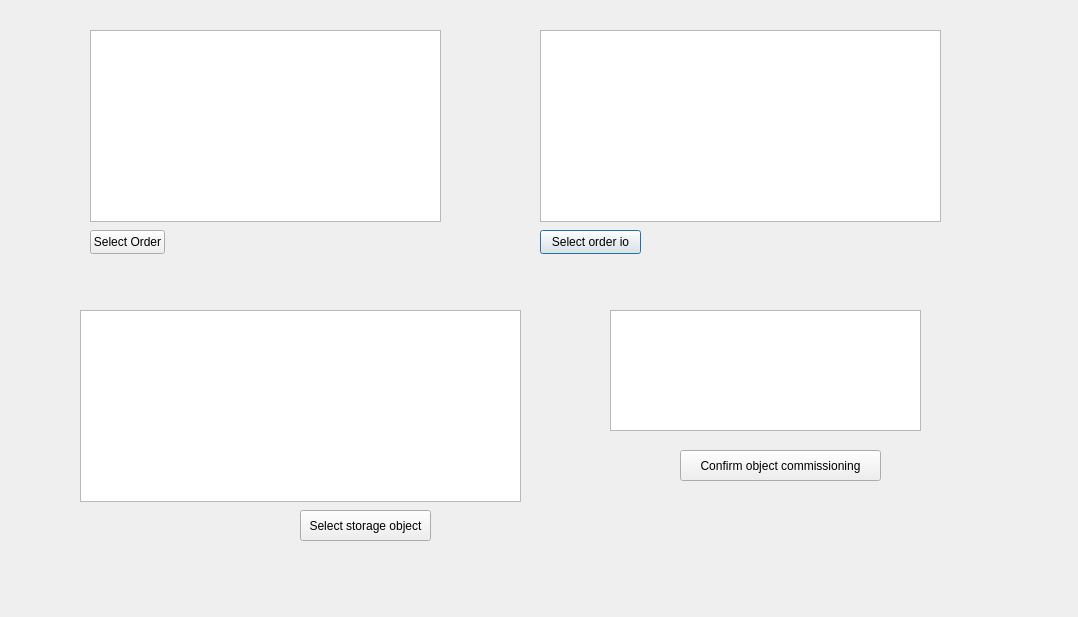
<?xml version="1.0" encoding="UTF-8"?>
<ui version="4.0">
 <class>Commissioning</class>
 <widget class="QDialog" name="Commissioning">
  <property name="geometry">
   <rect>
    <x>0</x>
    <y>0</y>
    <width>1078</width>
    <height>617</height>
   </rect>
  </property>
  <property name="windowTitle">
   <string>Dialog</string>
  </property>
  <widget class="QTableView" name="tableView_storage_object">
   <property name="geometry">
    <rect>
     <x>80</x>
     <y>310</y>
     <width>441</width>
     <height>192</height>
    </rect>
   </property>
  </widget>
  <widget class="QTableView" name="tableView_orders">
   <property name="geometry">
    <rect>
     <x>90</x>
     <y>30</y>
     <width>351</width>
     <height>192</height>
    </rect>
   </property>
  </widget>
  <widget class="QPushButton" name="pushButton_select_order_io">
   <property name="geometry">
    <rect>
     <x>540</x>
     <y>230</y>
     <width>101</width>
     <height>24</height>
    </rect>
   </property>
   <property name="text">
    <string>Select order io</string>
   </property>
  </widget>
  <widget class="QPushButton" name="pushButton_select_order">
   <property name="geometry">
    <rect>
     <x>90</x>
     <y>230</y>
     <width>75</width>
     <height>24</height>
    </rect>
   </property>
   <property name="text">
    <string>Select Order</string>
   </property>
  </widget>
  <widget class="QTableView" name="tableView_slot">
   <property name="geometry">
    <rect>
     <x>610</x>
     <y>310</y>
     <width>311</width>
     <height>121</height>
    </rect>
   </property>
  </widget>
  <widget class="QTableView" name="tableView_orders_io">
   <property name="geometry">
    <rect>
     <x>540</x>
     <y>30</y>
     <width>401</width>
     <height>192</height>
    </rect>
   </property>
  </widget>
  <widget class="QPushButton" name="pushButton_confirm_commissioning">
   <property name="geometry">
    <rect>
     <x>680</x>
     <y>450</y>
     <width>201</width>
     <height>31</height>
    </rect>
   </property>
   <property name="text">
    <string>Confirm object commissioning</string>
   </property>
  </widget>
  <widget class="QPushButton" name="pushButton_select_storage_object">
   <property name="geometry">
    <rect>
     <x>300</x>
     <y>510</y>
     <width>131</width>
     <height>31</height>
    </rect>
   </property>
   <property name="text">
    <string>Select storage object</string>
   </property>
  </widget>
 </widget>
 <resources/>
 <connections/>
</ui>
